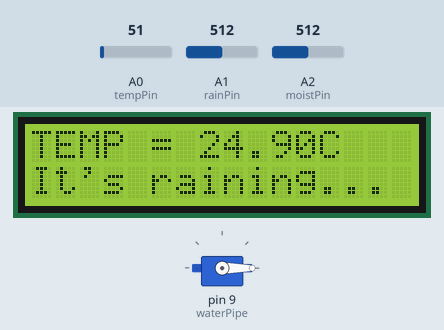
A sketch run on a simulated Arduino Uno, built with avr-gcc and run on an emulated ATmega328P. Parts: servo, 16×2 character LCD. The test bench sets the inputs (shaded band); at power-on: A1 (rainPin) = 512, A0 (tempPin) = 51, A2 (moistPin) = 512.

Above: at 1.2 s.
1.3 s: A1 (rainPin) set to 413
7.5 s: A1 (rainPin) set to 392
At 9.4 s:
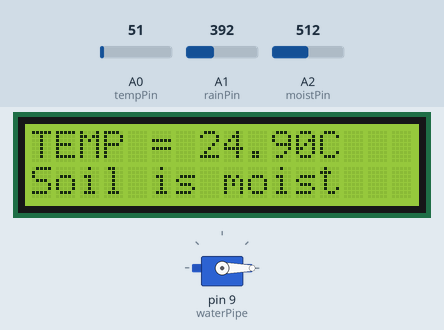
13.7 s: A0 (tempPin) set to 61
At 14.9 s:
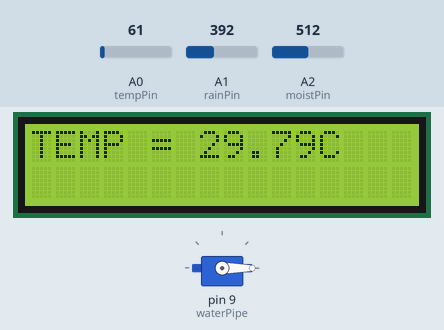
16.4 s: A2 (moistPin) set to 633
19.1 s: A2 (moistPin) set to 668
At 19.5 s:
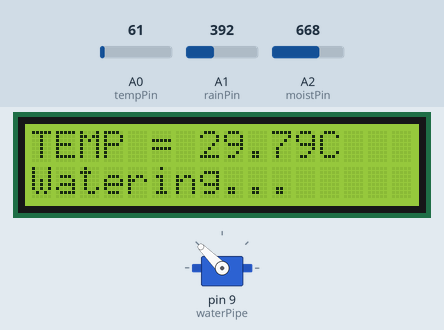
21.8 s: A0 (tempPin) set to 71
At 27.9 s:
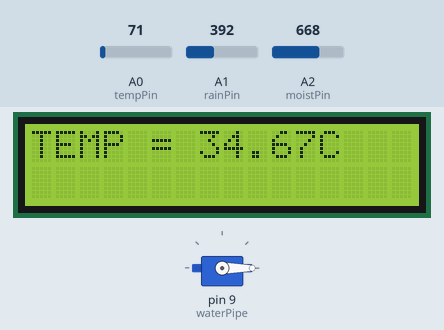
Timing chart, 0 to 29.0 s (numbered marks = the images above; inputs shaded):
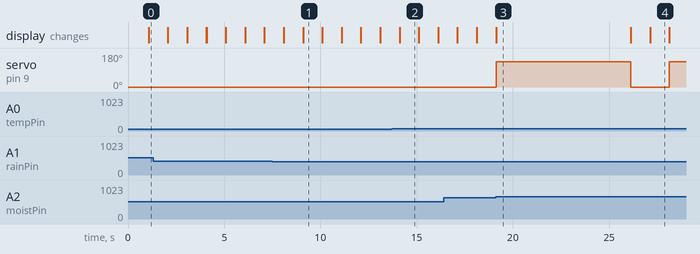

Measured:
- the behaviour switches between 401 and 400 on A1 (rainPin) (found by bisection; images 0 and 1)
- the behaviour switches between 649 and 650 on A2 (moistPin) (found by bisection; images 2 and 3)
- after the input at 7.5 s, the display: first differs from a run without the input after 1.6 s (image 1)
- after the input at 19.1 s, servo on pin 9 (waterPipe): 0° → 135° at once; the display: changes at once (image 3)
- what the display in image 1 shows lasts 1.0 s, from 9.1 s to 10.1 s

The sketch:

Never_Dry.ino
```cpp
/*
 * LCD Connection
 * Connect LCD VSS to GND
 * VDD to +5V
 * V0 to Potentiometer Middle Pin
 * RS to Arduino Digital Pin 12
 * RW to GND
 * E to Arduino Digital Pin 11
 * D4 to Arduino Digital Pin 5
 * D5 to Arduino Digital Pin 4
 * D6 to Arduino Digital Pin 3
 * D7 to Arduino Digital Pin 2
 * A to +5V
 * K to GND
 */

/*
 * Potentiometer connection
 * See the mark B10K, Now..
 * B -> GND
 * 10 -> Arduino V0
 * K -> +5V
 */

/*
 * Touch sensor
 * SIG -> A1
 */

/*
 * LM35 Sensor
 * \+5V |A0 GND/ (When the pot is placed as ^ )
 */

/*
 * Soil Moisture Sensor
 * VCC to 5V of the Arduino
 * GND to GND of the Arduino
 * A0 to A2 of the Arduino
 */
/*
 * Servo Motor
 * red to +5V
 * brown to GND
 * orange to Digital Pin 9
 * Yellow -> Orange
 */

#include <LiquidCrystal.h>
#include <Servo.h>

Servo waterPipe; // create servo object to control a servo

const int rs = 12, en = 11, d4 = 5, d5 = 4, d6 = 3, d7 = 2;
LiquidCrystal lcd(rs, en, d4, d5, d6, d7);

//For LM35 Temperature sensor
float temp;
int tempPin = A0;

//For rain sensor
int rain;
int rainPin = A1; // connect rain sensor on A1

//For soil moisture sensor
int humidity;
int moistPin = A2; // connect soil moisture sensor on A2

void setup() {
  waterPipe.attach(9); // Attaches servo motor on digital pin 9
  waterPipe.write(0); //Keep the waterpipe on 0 degree angle first
  Serial.begin(9600);
  lcd.begin(16, 2);
  lcd.print("STARTING");
}

void loop() {

  // to determine temperature
  lcd.setCursor(0,0);
  temp = analogRead(tempPin);
  temp = temp * 0.48828125;
  if(temp > 20 && temp < 40)
  {
    lcd.print("TEMP = ");
    lcd.print(temp);
    lcd.print("C");
  }
  else
  {
    lcd.print("TEMP = ");
    lcd.print("32.71C");

  }
  delay(1000);

  // reads value from rain and moisture sensor
  rain = analogRead(rainPin);
  humidity = analogRead(moistPin);

  // If it rains, nothing to do
  if(rain > 400)
  {
    lcd.setCursor(0, 1);
    lcd.print("It's raining...");
    delay(1000);
    lcd.clear();
  }

  // If not raining, but the soil is moist, then nothing to do also
  else if(humidity < 650)
  {
    lcd.setCursor(0, 1);
    lcd.print("Soil is moist");
    delay(1000);
    lcd.clear();
  }

  /*
   *  It's not raining and the soil is not moist
   *  but the temperature is greater than 25C, then
   *  lower the pipe to water the plant.
   *  After 7 second, lift up the pipe,
   *  and the plant is now watered successfully :)
  */
  else if(temp > 25)
  {
    waterPipe.write(135);
    lcd.setCursor(0,1);
    lcd.print("Watering...");
    delay(7000); // Water for 7 seconds.

    lcd.setCursor(0,1);
    lcd.print("Done!      ");
    waterPipe.write(0);
    delay(1000); //wait to set the pipe in the right place again
    lcd.clear();
  }


  else
  {
    lcd.setCursor(0,1);
    lcd.print("Plant is safe :)");
    lcd.clear();
  }
}
```
